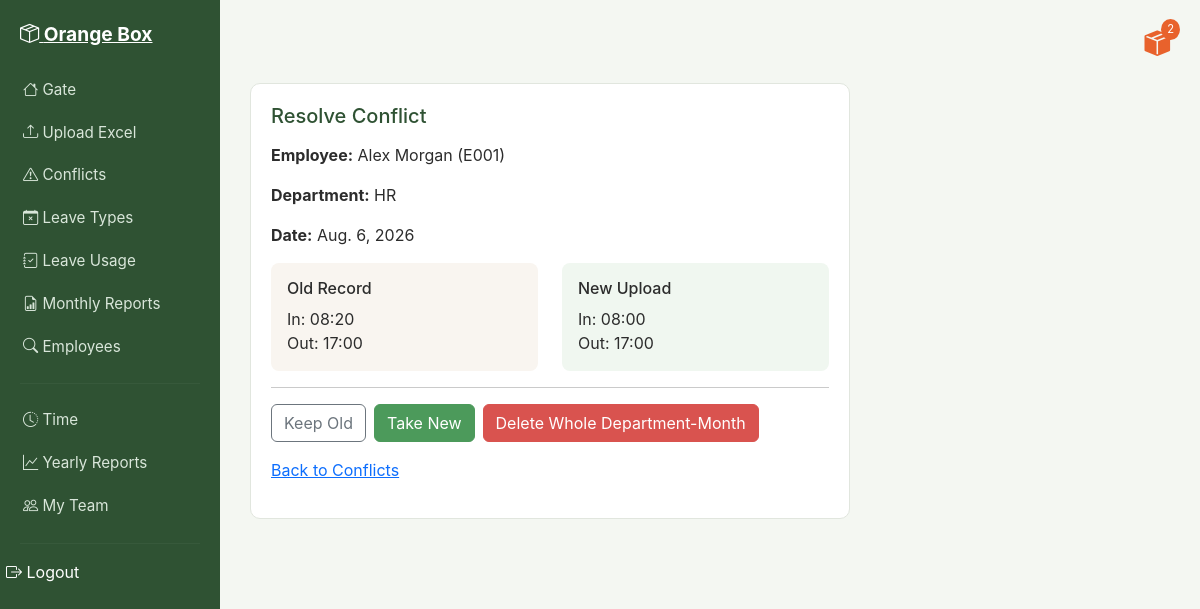
Before: /conflicts/1/resolve/ (signed in) with the older database file.
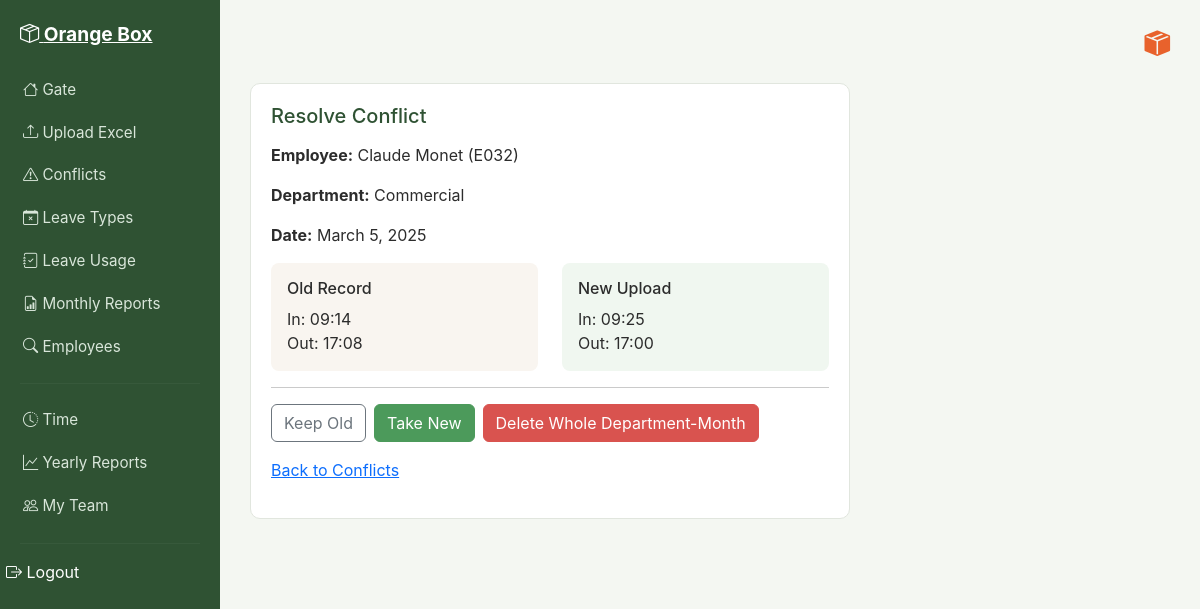
After: the same page with the newer database file.
### attendance/models.py (models this page shows, shortened)
class UploadConflict(models.Model):
    employee = models.ForeignKey(Employee, on_delete=models.CASCADE)
    date = models.DateField()
    old_check_in = models.TimeField(null=True, blank=True)
    old_check_out = models.TimeField(null=True, blank=True)
    old_status = models.CharField(max_length=50, blank=True)
    new_check_in = models.TimeField(null=True, blank=True)
    new_check_out = models.TimeField(null=True, blank=True)
    new_status = models.CharField(max_length=50, blank=True)
    old_record = models.ForeignKey(AttendanceRecord, on_delete=models.SET_NULL, null=True, blank=True)
    new_source_file = models.ForeignKey(ExcelFile, on_delete=models.CASCADE)
    status = models.CharField(max_length=50, default='open')
    resolution = models.CharField(max_length=50, blank=True)
    resolved_date = models.DateTimeField(null=True, blank=True)
    resolved_by = models.ForeignKey(AttendanceLead, on_delete=models.SET_NULL, null=True, blank=True)

class Employee(models.Model):
    employee_id = models.CharField(max_length=50, unique=True)
    name = models.CharField(max_length=150)
    sex = models.CharField(max_length=10, blank=True)
    birthday = models.DateField(null=True, blank=True)
    email = models.EmailField(unique=True, null=True, blank=True)
    phone_number = models.CharField(max_length=20, blank=True)
    department = models.ForeignKey(Department, on_delete=models.SET_NULL, null=True)
    date_added = models.DateTimeField(auto_now_add=True)

class Department(models.Model):
    name = models.CharField(max_length=100, unique=True)

### attendance/views.py (the view, shortened to what this page needs)
# urls.py: path('conflicts/<int:conflict_id>/resolve/', views.resolve_conflict, name='resolve_conflict'),
@login_required
def resolve_conflict(request, conflict_id):
    if not hasattr(request.user, 'attendancelead'):
        messages.error(request, "You don't have permission to resolve conflicts. Please contact your Attendance Lead.")
        return redirect('conflict_list')
    conflict = UploadConflict.objects.get(id=conflict_id)
    return render(request, 'attendance/resolve_conflict.html', {'conflict': conflict})

### attendance/context_processors.py (called while the page is built)
def notifications_context(request):
    if request.user.is_authenticated:
        unread = Notification.objects.filter(recipient=request.user, status='unread').order_by('-date')
        return {
            'unread_notifications': unread,
            'unread_count': unread.count()
        }
    return {'unread_notifications': [], 'unread_count': 0}

### attendance/templates/attendance/resolve_conflict.html (shortened to what this page needs)
{% extends 'attendance/base.html' %}
{% block content %}
<div class="ob-card" style="max-width:600px;">
    <h5>Resolve Conflict</h5>
    <p><strong>Employee:</strong> {{ conflict.employee.name }} ({{ conflict.employee.employee_id }})</p>
    <p><strong>Department:</strong> {{ conflict.employee.department.name }}</p>
    <p><strong>Date:</strong> {{ conflict.date }}</p>
    <div class="row mt-3">
        <div class="col-6">
            <div class="p-3" style="background:#f9f5f0; border-radius:8px;">
                <h6>Old Record</h6>
                {% if conflict.old_status == 'absent' %}
                    <p class="mb-0">Absent</p>
                {% else %}
                    <p class="mb-0">In: {{ conflict.old_check_in|time:"H:i" }}<br>Out: {{ conflict.old_check_out|time:"H:i" }}</p>
                {% endif %}
            </div>
        </div>
        <div class="col-6">
            <div class="p-3" style="background:#f0f7f0; border-radius:8px;">
                <h6>New Upload</h6>
                {% if conflict.new_status == 'absent' %}
                    <p class="mb-0">Absent</p>
                {% else %}
                    <p class="mb-0">In: {{ conflict.new_check_in|time:"H:i" }}<br>Out: {{ conflict.new_check_out|time:"H:i" }}</p>
                {% endif %}
            </div>
        </div>
    </div>
    <hr>
    <form method="post" class="d-flex gap-2 flex-wrap">
        <button type="submit" name="action" value="keep_old" class="btn btn-outline-secondary">Keep Old</button>
        <button type="submit" name="action" value="take_new" class="btn btn-ob-save">Take New</button>
        <button type="submit" name="action" value="delete_department_month" class="btn btn-ob-danger">Delete Whole Department-Month</button>
    </form>
    <p class="mt-3"><a href="{% url 'conflict_list' %}">Back to Conflicts</a></p>
</div>
{% endblock %}

Changed rows visible on the page:
changed UploadConflict: employee.name "Alex Morgan" → "Claude Monet"; employee.employee_id "E001" → "E032"; employee.department.name "HR" → "Commercial"; date "Aug. 6, 2026" → "March 5, 2025"; old_check_in "08:20" → "09:14"; old_check_out "17:00" → "17:08"; new_check_in "08:00" → "09:25"
Other visible differences:
{{ unread_count }}: "2" → (not shown)
